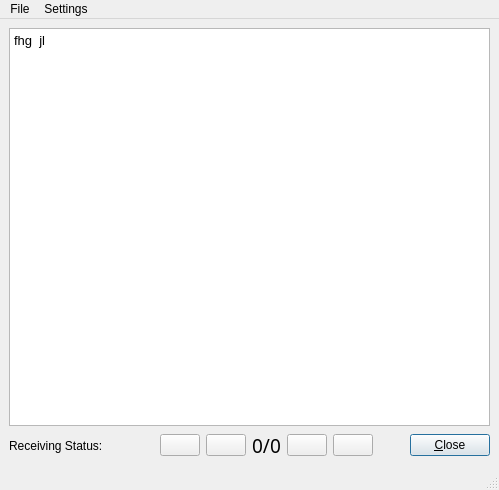
<?xml version="1.0" encoding="UTF-8"?>
<ui version="4.0">
 <class>MultimediaDlgBase</class>
 <widget class="QMainWindow" name="MultimediaDlgBase">
  <property name="geometry">
   <rect>
    <x>0</x>
    <y>0</y>
    <width>499</width>
    <height>490</height>
   </rect>
  </property>
  <property name="windowTitle">
   <string>Multimedia</string>
  </property>
  <property name="windowIcon">
   <iconset resource="res/icons.qrc">
    <normaloff>:/icons/MainIcon.png</normaloff>:/icons/MainIcon.png</iconset>
  </property>
  <widget class="QWidget" name="centralwidget">
   <layout class="QGridLayout" name="gridLayout">
    <item row="1" column="0">
     <layout class="QHBoxLayout">
      <property name="spacing">
       <number>6</number>
      </property>
      <property name="margin">
       <number>0</number>
      </property>
      <item>
       <widget class="QLabel" name="TextLabel1">
        <property name="enabled">
         <bool>true</bool>
        </property>
        <property name="text">
         <string>Receiving Status:</string>
        </property>
        <property name="wordWrap">
         <bool>false</bool>
        </property>
       </widget>
      </item>
      <item>
       <widget class="CMultColorLED" name="LEDStatus" native="true">
        <property name="enabled">
         <bool>false</bool>
        </property>
        <property name="minimumSize">
         <size>
          <width>13</width>
          <height>13</height>
         </size>
        </property>
        <property name="maximumSize">
         <size>
          <width>13</width>
          <height>13</height>
         </size>
        </property>
       </widget>
      </item>
      <item>
       <spacer name="Spacer5">
        <property name="enabled">
         <bool>false</bool>
        </property>
        <property name="orientation">
         <enum>Qt::Horizontal</enum>
        </property>
        <property name="sizeType">
         <enum>QSizePolicy::Expanding</enum>
        </property>
        <property name="sizeHint" stdset="0">
         <size>
          <width>20</width>
          <height>20</height>
         </size>
        </property>
       </spacer>
      </item>
      <item>
       <widget class="QPushButton" name="PushButtonJumpBegin">
        <property name="enabled">
         <bool>true</bool>
        </property>
        <property name="text">
         <string/>
        </property>
        <property name="icon">
         <iconset resource="res/icons.qrc">
          <normaloff>:/icons/JumpBegin.png</normaloff>:/icons/JumpBegin.png</iconset>
        </property>
       </widget>
      </item>
      <item>
       <widget class="QPushButton" name="PushButtonStepBack">
        <property name="enabled">
         <bool>true</bool>
        </property>
        <property name="text">
         <string/>
        </property>
        <property name="icon">
         <iconset resource="res/icons.qrc">
          <normaloff>:/icons/StepBack.png</normaloff>:/icons/StepBack.png</iconset>
        </property>
       </widget>
      </item>
      <item>
       <widget class="QLabel" name="LabelCurPicNum">
        <property name="enabled">
         <bool>true</bool>
        </property>
        <property name="font">
         <font>
          <family>Arial Black</family>
          <pointsize>14</pointsize>
         </font>
        </property>
        <property name="frameShadow">
         <enum>QFrame::Sunken</enum>
        </property>
        <property name="text">
         <string>0/0</string>
        </property>
        <property name="alignment">
         <set>Qt::AlignCenter</set>
        </property>
        <property name="wordWrap">
         <bool>false</bool>
        </property>
       </widget>
      </item>
      <item>
       <widget class="QPushButton" name="PushButtonStepForw">
        <property name="enabled">
         <bool>true</bool>
        </property>
        <property name="text">
         <string/>
        </property>
        <property name="icon">
         <iconset resource="res/icons.qrc">
          <normaloff>:/icons/StepForw.png</normaloff>:/icons/StepForw.png</iconset>
        </property>
       </widget>
      </item>
      <item>
       <widget class="QPushButton" name="PushButtonJumpEnd">
        <property name="enabled">
         <bool>true</bool>
        </property>
        <property name="text">
         <string/>
        </property>
        <property name="icon">
         <iconset resource="res/icons.qrc">
          <normaloff>:/icons/JumpEnd.png</normaloff>:/icons/JumpEnd.png</iconset>
        </property>
       </widget>
      </item>
      <item>
       <spacer name="Spacer5_2">
        <property name="enabled">
         <bool>false</bool>
        </property>
        <property name="orientation">
         <enum>Qt::Horizontal</enum>
        </property>
        <property name="sizeType">
         <enum>QSizePolicy::Expanding</enum>
        </property>
        <property name="sizeHint" stdset="0">
         <size>
          <width>20</width>
          <height>20</height>
         </size>
        </property>
       </spacer>
      </item>
      <item>
       <widget class="QPushButton" name="buttonOk">
        <property name="enabled">
         <bool>true</bool>
        </property>
        <property name="text">
         <string>&amp;Close</string>
        </property>
        <property name="autoDefault">
         <bool>true</bool>
        </property>
        <property name="default">
         <bool>true</bool>
        </property>
       </widget>
      </item>
     </layout>
    </item>
    <item row="0" column="0">
     <widget class="QTextBrowser" name="TextBrowser">
      <property name="enabled">
       <bool>true</bool>
      </property>
      <property name="html">
       <string>&lt;!DOCTYPE HTML PUBLIC &quot;-//W3C//DTD HTML 4.0//EN&quot; &quot;http://www.w3.org/TR/REC-html40/strict.dtd&quot;&gt;
&lt;html&gt;&lt;head&gt;&lt;meta name=&quot;qrichtext&quot; content=&quot;1&quot; /&gt;&lt;style type=&quot;text/css&quot;&gt;
p, li { white-space: pre-wrap; }
&lt;/style&gt;&lt;/head&gt;&lt;body style=&quot; font-family:'Sans'; font-size:9pt; font-weight:400; font-style:normal;&quot;&gt;
&lt;p style=&quot; margin-top:0px; margin-bottom:0px; margin-left:0px; margin-right:0px; -qt-block-indent:0; text-indent:0px;&quot;&gt;&lt;span style=&quot; font-family:'Sans Serif'; font-size:10pt;&quot;&gt;fhg &lt;/span&gt;&lt;img src=&quot;:/icons/LogoFhGIIS.png&quot; /&gt;&lt;span style=&quot; font-family:'Sans Serif'; font-size:10pt;&quot;&gt; jl &lt;/span&gt;&lt;img src=&quot;:/icons/LogoJournaline.png&quot; /&gt;&lt;/p&gt;&lt;/body&gt;&lt;/html&gt;</string>
      </property>
     </widget>
    </item>
   </layout>
  </widget>
  <widget class="QMenuBar" name="menubar">
   <property name="geometry">
    <rect>
     <x>0</x>
     <y>0</y>
     <width>499</width>
     <height>25</height>
    </rect>
   </property>
   <widget class="QMenu" name="menuFile">
    <property name="title">
     <string>File</string>
    </property>
    <addaction name="actionClearAll"/>
    <addaction name="actionLoad"/>
    <addaction name="actionSave"/>
    <addaction name="actionSaveAll"/>
    <addaction name="separator"/>
    <addaction name="actionClose"/>
   </widget>
   <widget class="QMenu" name="menuSettings">
    <property name="title">
     <string>Settings</string>
    </property>
    <addaction name="actionSetFont"/>
   </widget>
   <addaction name="menuFile"/>
   <addaction name="menuSettings"/>
  </widget>
  <widget class="QStatusBar" name="statusbar"/>
  <action name="actionSetFont">
   <property name="text">
    <string>Set Font...</string>
   </property>
  </action>
  <action name="actionClearAll">
   <property name="text">
    <string>Clear All</string>
   </property>
  </action>
  <action name="actionLoad">
   <property name="text">
    <string>Load...</string>
   </property>
   <property name="shortcut">
    <string>Ctrl+L</string>
   </property>
  </action>
  <action name="actionSave">
   <property name="text">
    <string>Save...</string>
   </property>
   <property name="shortcut">
    <string>Ctrl+S</string>
   </property>
  </action>
  <action name="actionSaveAll">
   <property name="text">
    <string>Save All...</string>
   </property>
   <property name="shortcut">
    <string>Ctrl+A</string>
   </property>
  </action>
  <action name="actionClose">
   <property name="text">
    <string>Close</string>
   </property>
  </action>
 </widget>
 <customwidgets>
  <customwidget>
   <class>CMultColorLED</class>
   <extends>QWidget</extends>
   <header>MultColorLED.h</header>
  </customwidget>
 </customwidgets>
 <resources>
  <include location="res/icons.qrc"/>
 </resources>
 <connections/>
</ui>
